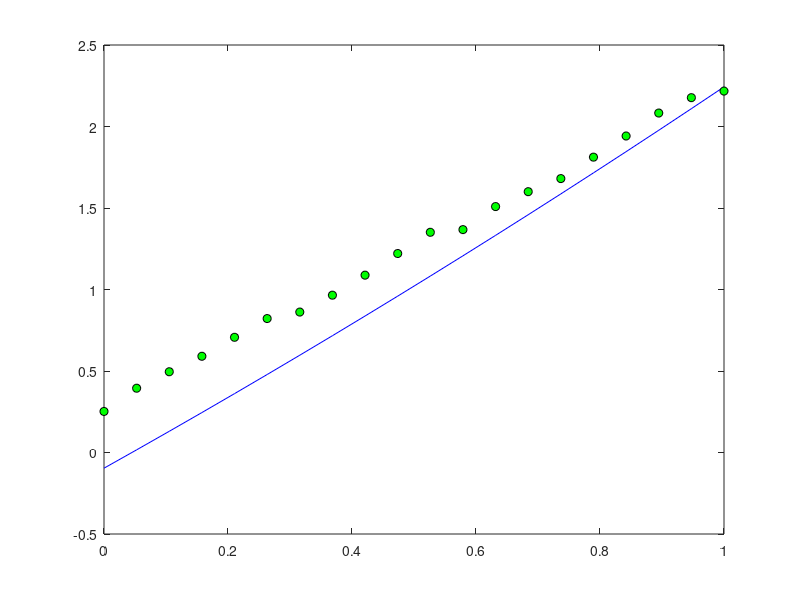

Reproduce this figure in MATLAB. (Note: this script raises an error after producing the figure.)
clear all;
clc;

f = @(x) 2 * x + 0.2 + 0.1 * rand(size(x));

n = 20;
I = linspace(0, 1, n);

V = fliplr(vander(I));
A = V(:, 1:3);

y = f(I)';
eq = (A' * A) \ (A' * f(I)');

figure(1);
plot(I, polyval(eq, I), 'b', I, y, 'o', 'MarkerFaceColor', 'g', 'MarkerEdgeColor', 'k');

figure(2);
plot(I, polyval(lu_solver(A, f(I)'), I), 'b', I, y, 'o', 'MarkerFaceColor', 'g', 'MarkerEdgeColor', 'k');

